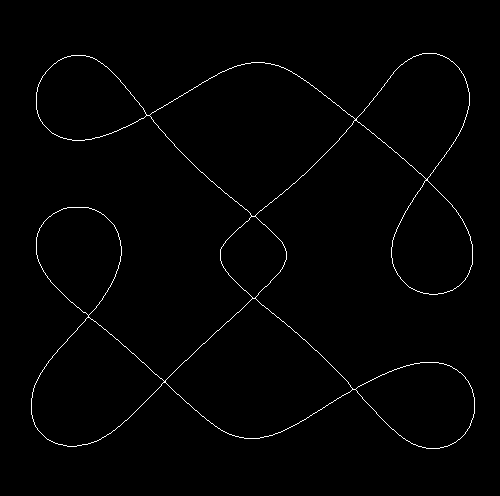
#> input picture results/skel_k01.png, 500 x 496 px, given in place of skel_k01.png.png, which was not available
$ python spur_diag.py results/skel_k01.png
#> lines starting #> are read from the running program, lines starting #| are printed output that depends on the picture; after the words box and inside, x2 and y2 are one past the last pixel; in counts of white or black regions, pixels touching at a corner belong together
# spur_diag.py  -  usage: python spur_diag.py k22
import sys
import cv2
import numpy as np
from scipy.ndimage import convolve

name = sys.argv[1]
img = cv2.imread(f"results/skel_{name}.png", 0)
#> img: shape (496, 500); 1.1% white in thin lines or dots, all inside (x1, y1, x2, y2) = (31, 53, 475, 449)
sk = img > 127
if sk.mean() > 0.5:          # white background -> flip
    sk = ~sk

k = np.ones((3, 3), int)
nb = (convolve(sk.astype(int), k, mode="constant") - 1) * sk
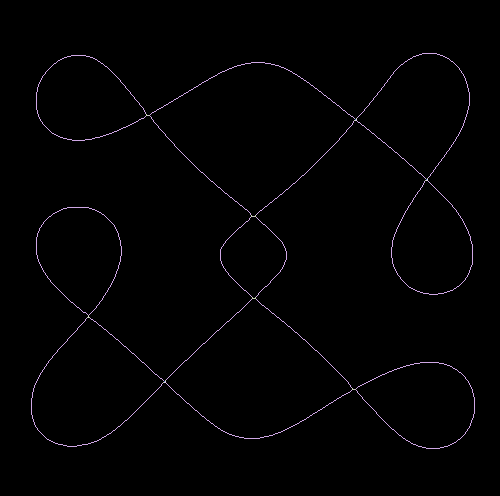
#> nb: shape (496, 500) int64; 5 distinct labels, from 0 to 6; one colour per label, 0 black

ends = list(zip(*np.where(nb == 1)))
#> ends = []
print(name, "endpoints:", len(ends))
#| results/skel_k01.png endpoints: 0

def neighbours(y, x):
    for dy in (-1, 0, 1):
        for dx in (-1, 0, 1):
            if (dy or dx) and 0 <= y+dy < sk.shape[0] and 0 <= x+dx < sk.shape[1]:
                if sk[y+dy, x+dx]:
                    yield (y+dy, x+dx)

for (y, x) in ends:
    seen = {(y, x)}
    cur = (y, x)
    length = 0
    why = "dead end"
    while True:
        nxt = [p for p in neighbours(*cur) if p not in seen]
        if not nxt:
            why = "reached another end"
            break
        cur = nxt[0]
        seen.add(cur)
        length += 1
        if nb[cur] >= 3:
            why = "reached junction"
            break
    print(f"  endpoint at (x={x}, y={y}): walk {length} px, {why}")
#> this loop made 0 passes

$ run again, on results/skel_k09.png
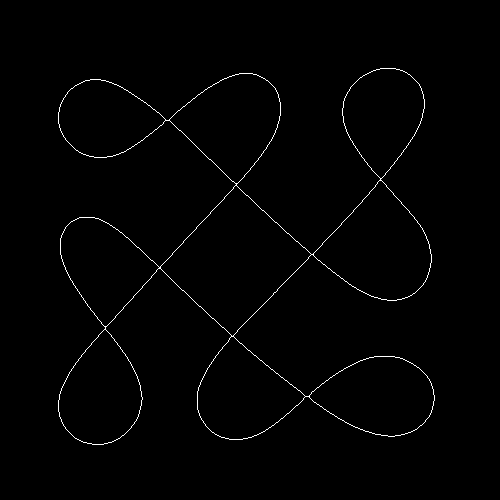
#> input picture results/skel_k09.png, 500 x 500 px, given in place of skel_k09.png.png, which was not available
#> img: shape (500, 500); 0.98% white in thin lines or dots, all inside (x1, y1, x2, y2) = (58, 68, 435, 445)
#> `nb = (convolve(sk.astype(int), k, mode="constant") - 1) * sk`:
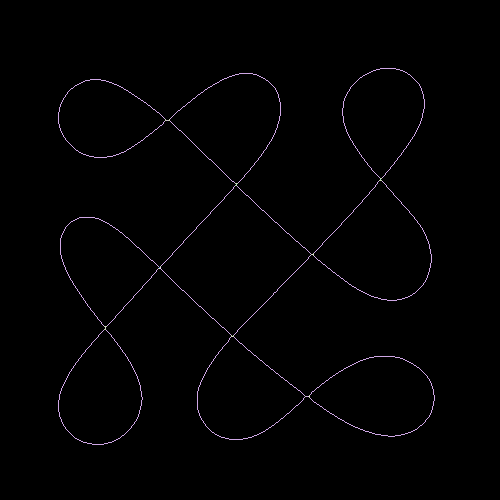
#> nb: shape (500, 500) int64; 6 distinct labels, from 0 to 6; one colour per label, 0 black
#> ends = []
#| results/skel_k09.png endpoints: 0

$ run again, on results/skel_k14.png
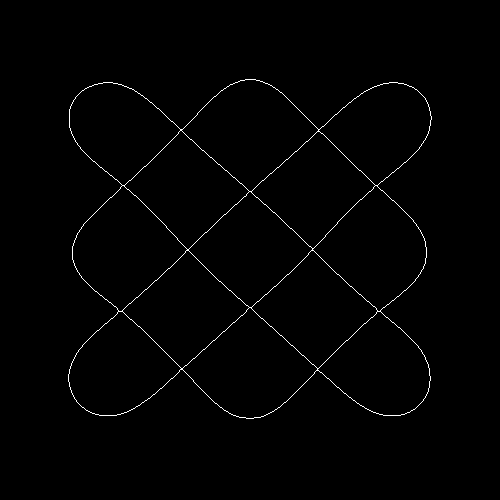
#> input picture results/skel_k14.png, 500 x 500 px, given in place of skel_k14.png.png, which was not available
#> img: shape (500, 500); 0.95% white in thin lines or dots, all inside (x1, y1, x2, y2) = (68, 79, 432, 419)
#> `nb = (convolve(sk.astype(int), k, mode="constant") - 1) * sk`:
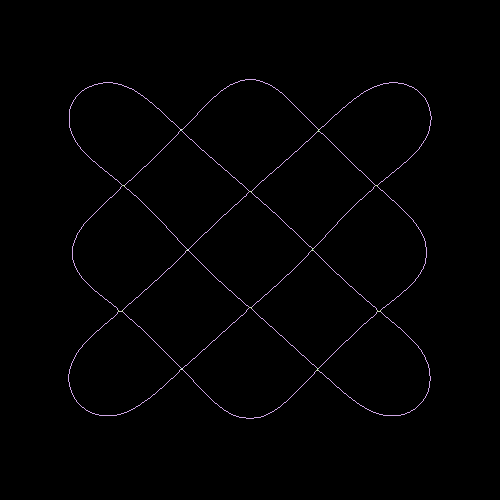
#> nb: shape (500, 500) int64; 5 distinct labels, from 0 to 5; one colour per label, 0 black
#> ends = []
#| results/skel_k14.png endpoints: 0
